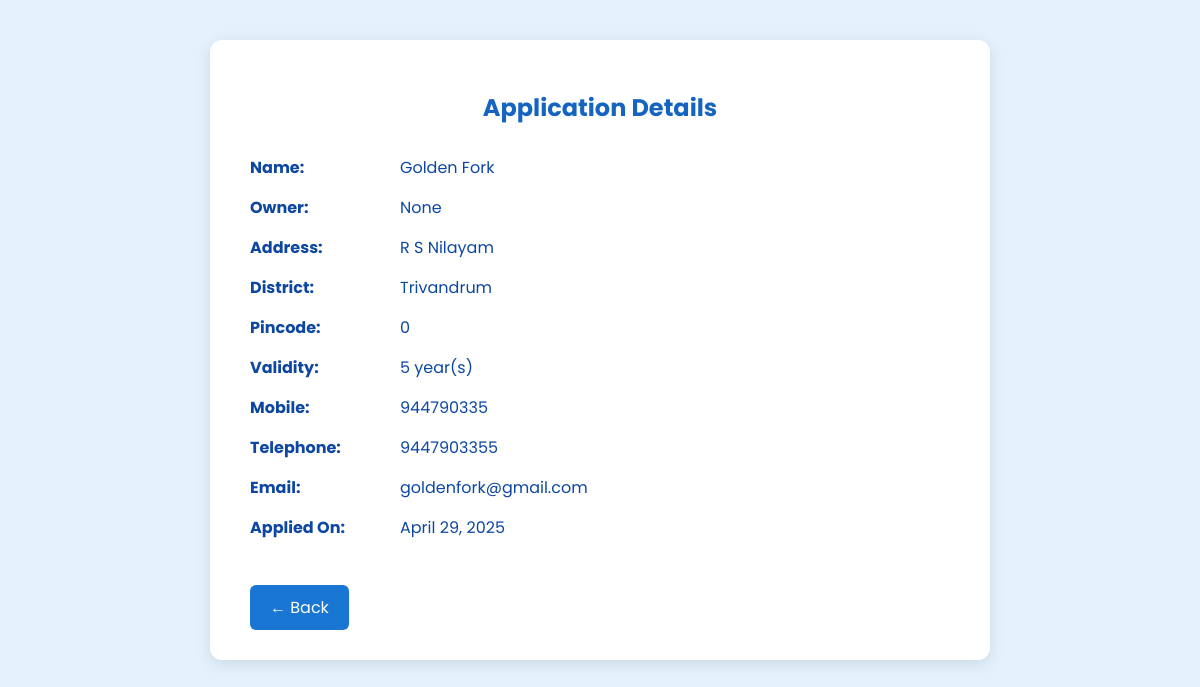
The app's page /view_full_application/1 with its own data.
### RestaurantApp/models.py (models this page shows)
class Certificate_Application(models.Model):
     res_id=models.ForeignKey('Restaurants',on_delete=models.CASCADE)
     name=models.CharField(max_length=200)
     owner_name=models.CharField(max_length=100,null=True)
     address=models.TextField()
     district=models.CharField(max_length=100)
     pincode=models.IntegerField(default=000000)
     validity=models.IntegerField(default=1)
     mobile=models.IntegerField(null=False)
     tel=models.IntegerField(null=False)
     email=models.EmailField()
     current_date=models.DateField(auto_now_add=True)

### RestaurantApp/views.py (the view)
# urls.py: path('view_full_application/<int:id>',views.view_full_application,name='view_full_application'),
def view_full_application(request,id):
    application=Certificate_Application.objects.get(id=id)
    return render(request,'view_full_application.html',{'application':application})

### RestaurantApp/templates/view_full_application.html (shortened to what this page needs)
<!DOCTYPE html>
<html lang="en">
<head>
</head>
<body>
<div class="container">
    <h2>Application Details</h2>
    <div class="field inline">
        <span class="label">Name:</span>
        <span class="value">{{ application.name }}</span>
    </div>
    <div class="field inline">
        <span class="label">Owner:</span>
        <span class="value">{{application.owner_name}}</span>
    </div>
    <div class="field inline">
        <span class="label">Address:</span>
        <span class="value">{{ application.address }}</span>
    </div>
    <div class="field inline">
        <span class="label">District:</span>
        <span class="value">{{ application.district }}</span>
    </div>
    <div class="field inline">
        <span class="label">Pincode:</span>
        <span class="value">{{ application.pincode }}</span>
    </div>
    <div class="field inline">
        <span class="label">Validity:</span>
        <span class="value">{{ application.validity }} year(s)</span>
    </div>
    <div class="field inline">
        <span class="label">Mobile:</span>
        <span class="value">{{ application.mobile }}</span>
    </div>
    <div class="field inline">
        <span class="label">Telephone:</span>
        <span class="value">{{ application.tel }}</span>
    </div>
    <div class="field inline">
        <span class="label">Email:</span>
        <span class="value">{{ application.email }}</span>
    </div>
    <div class="field inline">
        <span class="label">Applied On:</span>
        <span class="value">{{ application.current_date }}</span>
    </div>
    <a href="javascript:history.back()" class="back-btn">← Back</a>
</div>
</body>
</html>

### RestaurantApp/templates/view_full_application.html (style rules this page uses)
body { font-family: 'Poppins', sans-serif; background-color: #e3f2fd; margin: 0; padding: 40px; color: #0d47a1; }
.container { background-color: white; max-width: 700px; margin: auto; padding: 30px 40px; border-radius: 12px; box-shadow: 0 4px 16px rgba(0, 0, 0, 0.1); }
h2 { text-align: center; color: #1565c0; margin-bottom: 30px; }
.field.inline { display: flex; margin-bottom: 15px; }
.field .label { width: 150px; font-weight: bold; color: #0d47a1; }
.field .value { flex: 1; color: #0d47a1; }
a.back-btn { display: inline-block; margin-top: 30px; background-color: #1976d2; color: white; padding: 10px 20px; border-radius: 6px; text-decoration: none; transition: background 0.3s ease; }

### records on screen
Certificate_Application: name "Golden Fork", owner_name "None", address "R S Nilayam", district "Trivandrum", pincode "0", validity "5", mobile "944790335", tel "9447903355", email "goldenfork@gmail.com", current_date "April 29, 2025"
